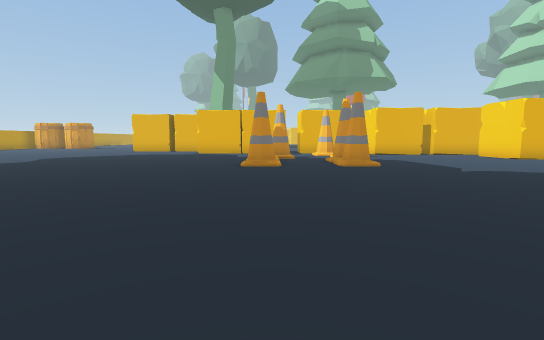
View 1 (above)

24 first-person views from a walk through a Unity game level. The camera is 1.5 m above the floor, tilts 6° down and sees 85° across. The floor is counted in squares, 2 m on a side. Each view is taken from the middle of a square. On the plan, view 1 faces up. The plan holds only what a view shows up to about 10 squares ahead; the rest is blank. The place goes on beyond the plan.

View 2
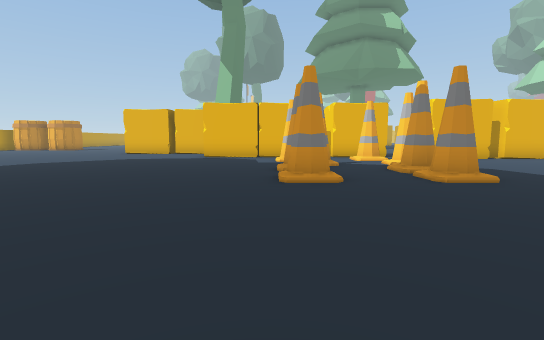

View 3
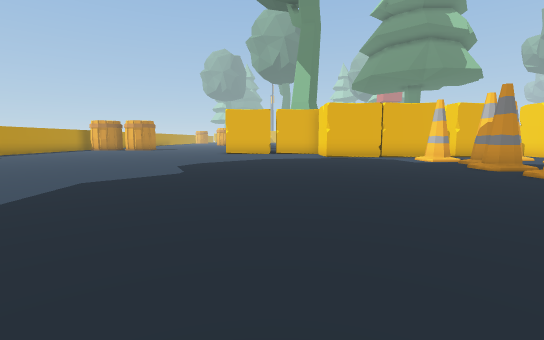

View 4
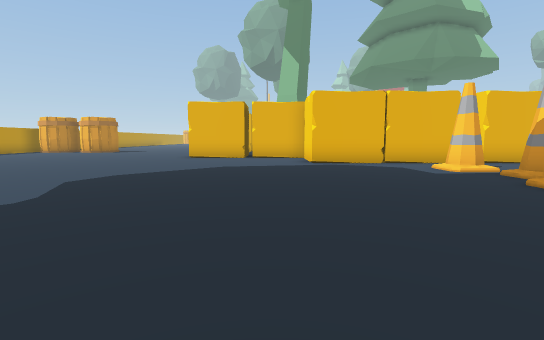

View 5
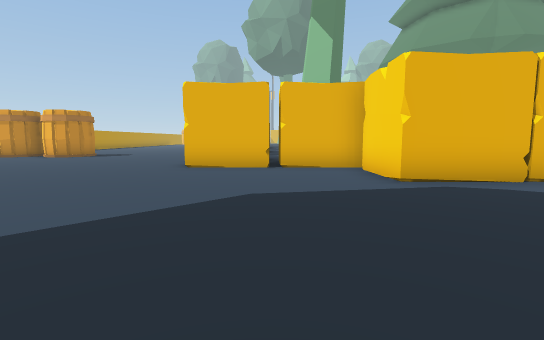

View 6
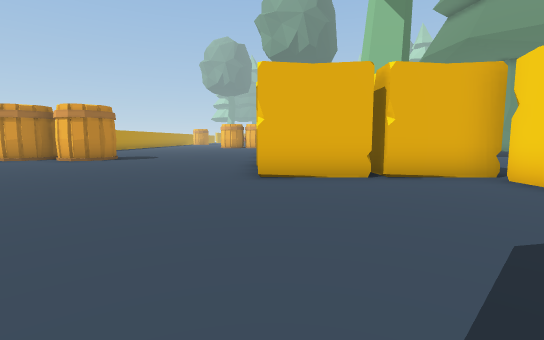

View 7
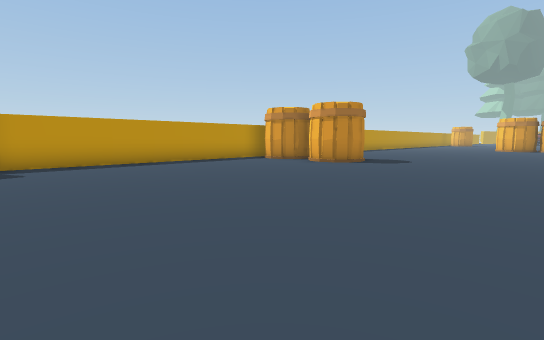

View 8
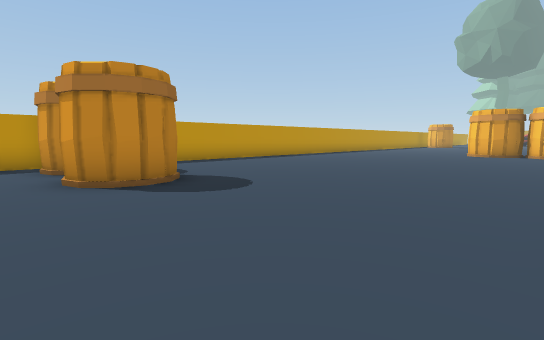

View 9
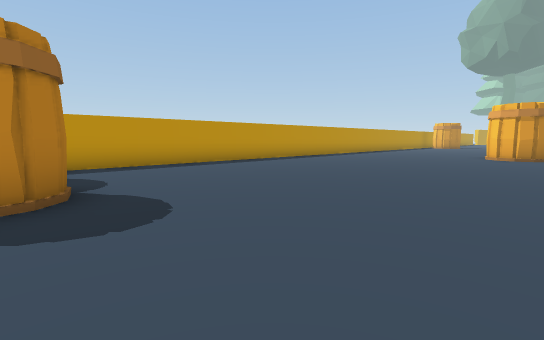

View 10
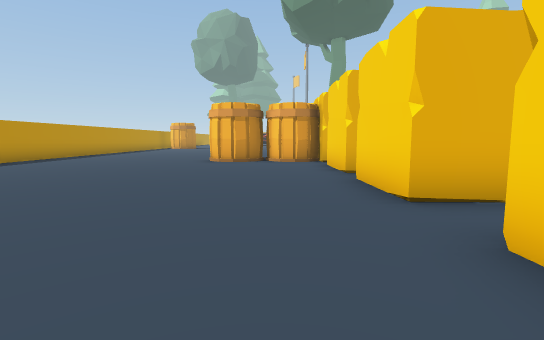

View 11
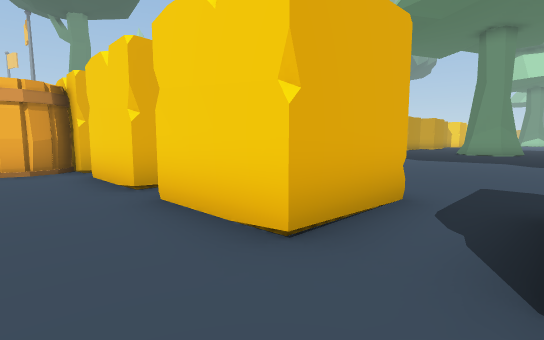

View 12
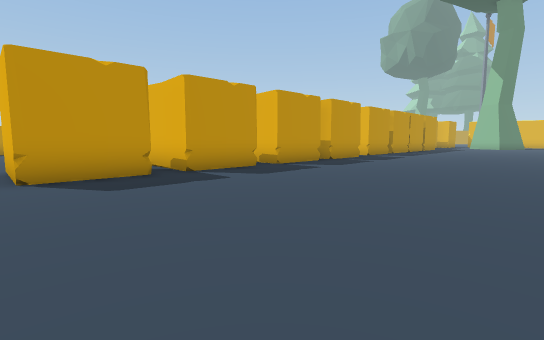

View 13
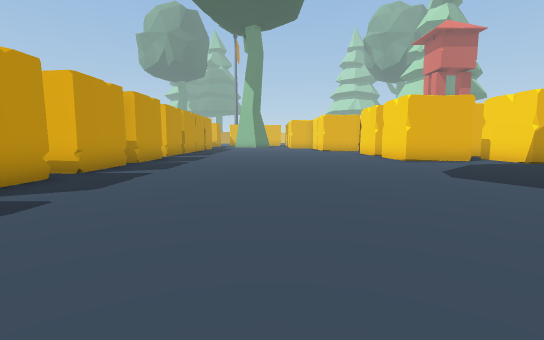

View 14
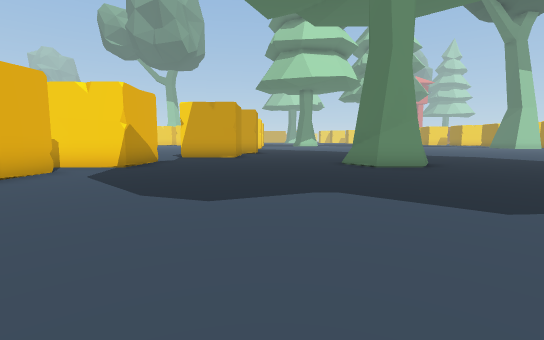

View 15
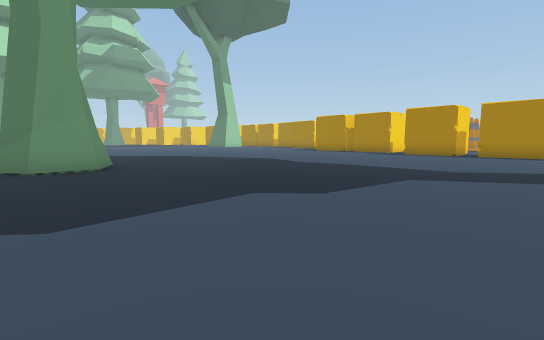

View 16
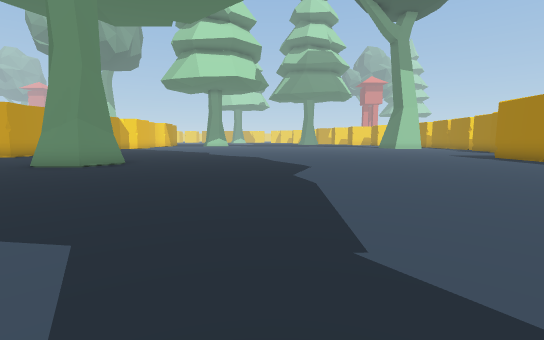

View 17
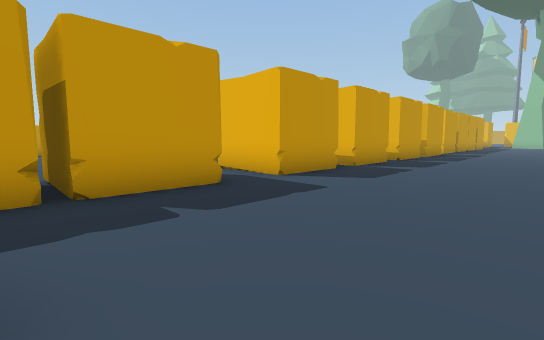

View 18
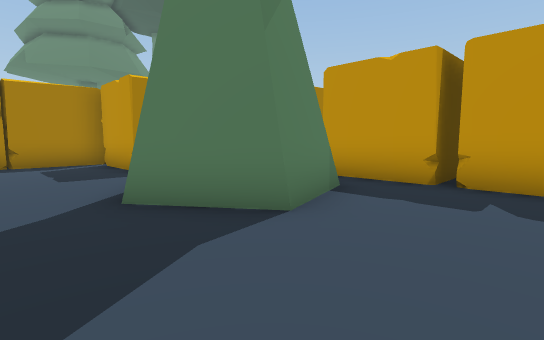

View 19
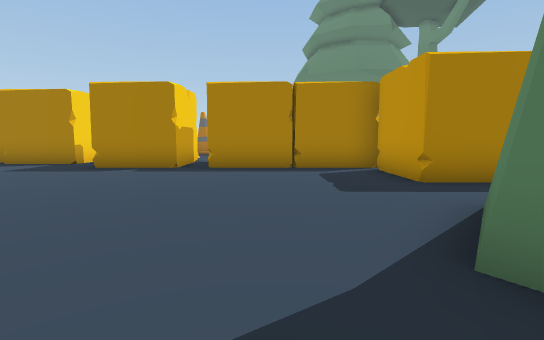

View 20
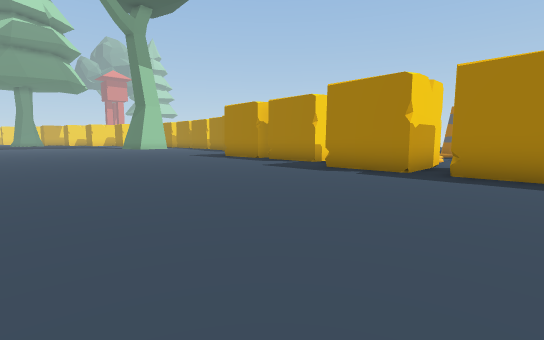

View 21
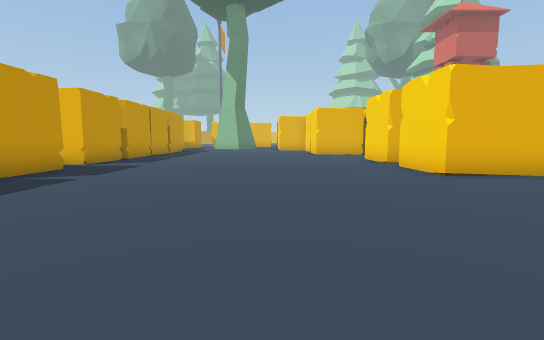

View 22
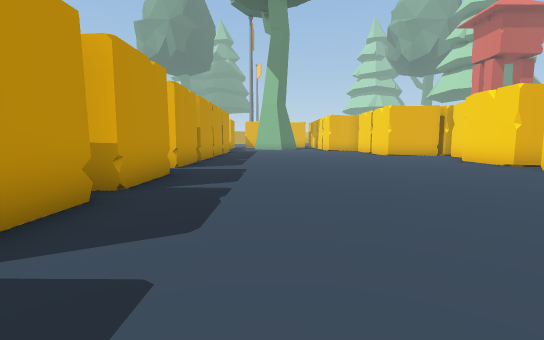

View 23
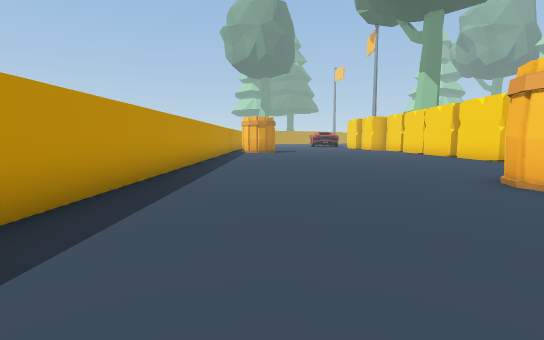

View 24
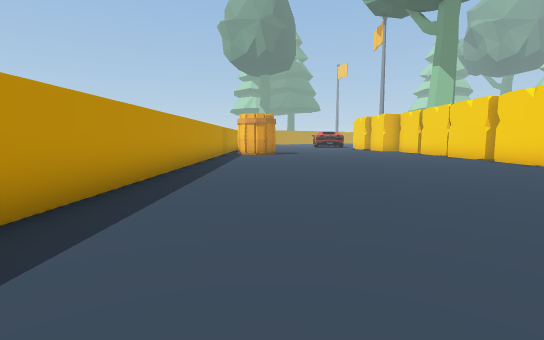

### Floor plan
Key: @ floor where view 1 was taken; # wall or solid block; . main floor; : floor 0.25 m higher than the main floor; / step, stairs or slope; C cone; B barrel; O other object.
Columns run from 18 left of view 1 to 8 right of it. Each row starts with its distance up from view 1.
 44 #.........##.........#
 43 #.........##.........#
 42 #.........##.........#
 41 #......... ..........#
 40 #........  #.........#  #
 39 #........  #.........##.#
 38 #.......    ............###
 37 #.....BBBB #...............
 36 #.....BBBB##...............
 35 #..........................
 34  .........##...............
 33  .........##...............
 32   .........................
 31   ........##............##
 30  .........##............##
 29 #..........................
 28 #.........##...............
 27 #.........##...............
 26 #.........##...............
 25 #.........##...............
 24  B.B...... #.###...........
 23 B:B:B.....    ##...........
 22 #B.B......    #............
 21 #.........    .............
 20 #.........#  ##............
 19 #.........# ###............
 18 #.........#####............
 17 #.............#####.##.....
 16 #..............####.## ####
 15 #..............####.## #  #
 14 #.................../O
 13    ...............C.//  ..
 12     ..............CC.C ...
 11      ............///.  ..
 10       .........../C.CC.....
  9       .........../C./C.....
  8        ..........//.//....
  7         .................
  6          ................
  5           ..............
  4            ............
  3             .  .......
  2                 .....
  1                  ...
  0                   @

Positions as (right, up) in squares from view 1, and headings:
1: (0, 0), facing up
2: (-1, 3), facing up
3: (-6, 3), facing up
4: (-5, 6), facing up
5: (-6, 10), facing up
6: (-8, 12), facing up
7: (-9, 14), facing up-left
8: (-9, 21), facing up-left
9: (-10, 23), facing up-left
10: (-10, 26), facing up
11: (-10, 28), facing up-right
12: (0, 29), facing up-left
13: (-2, 29), facing up
14: (-2, 34), facing right
15: (-2, 32), facing down-right
16: (-2, 25), facing right
17: (-2, 25), facing up-left
18: (-1, 27), facing down-left
19: (-1, 25), facing down
20: (-1, 24), facing down-right
21: (-1, 33), facing up
22: (-4, 34), facing up
23: (-16, 32), facing up
24: (-16, 34), facing up
